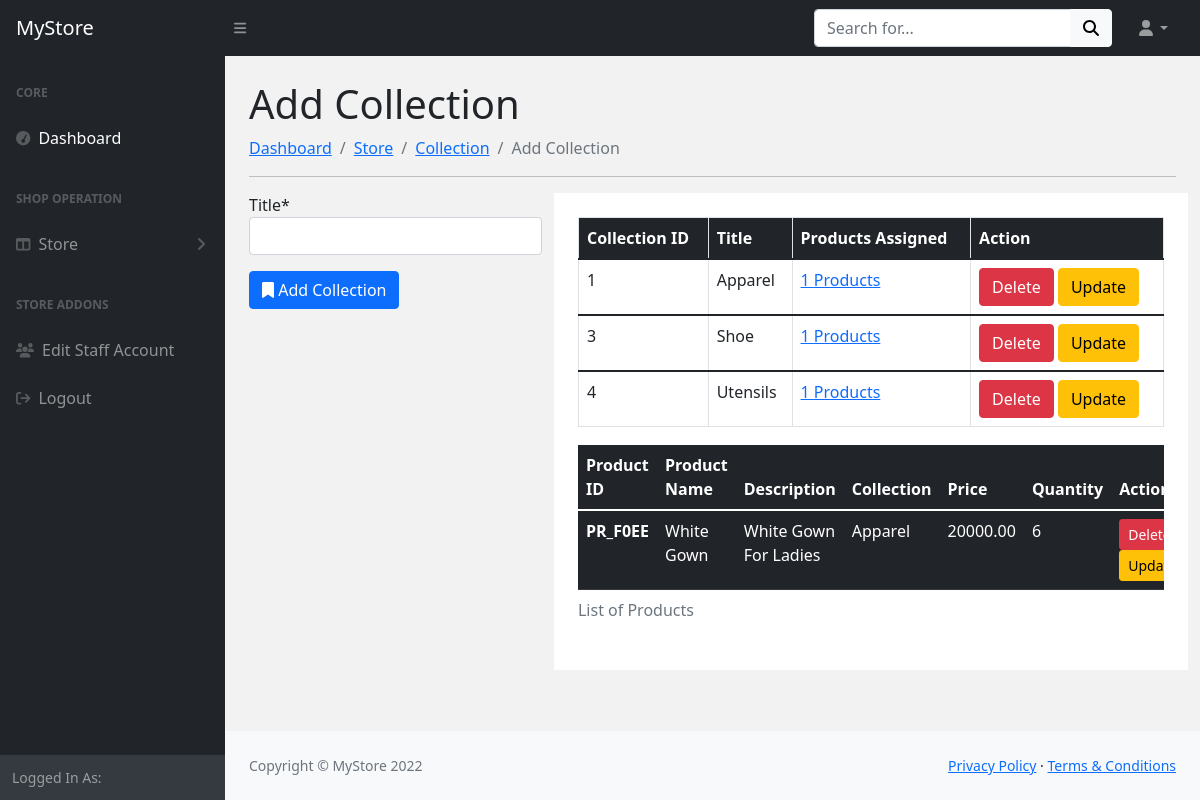
Page /collection/?collection_product=1 on the committed database.
### store/models.py (models this page shows, shortened)
class Collection(models.Model):
	title = models.CharField(max_length=255)

class Product(models.Model):
	product_id = models.CharField(max_length=255,primary_key=True)
	name = models.CharField(max_length=255,verbose_name='Product Name')
	description = models.TextField(verbose_name="Product Description")
	price = models.DecimalField(max_digits=8,decimal_places=2,validators=[MinValueValidator(1)])
	slug= models.SlugField()
	collection = models.ForeignKey(Collection, on_delete=models.CASCADE,related_name='products')
	quantity = models.PositiveSmallIntegerField(validators=[MinValueValidator(1)])
	at_created = models.DateTimeField(auto_now=True)
	at_updated = models.DateTimeField(auto_now_add=True)
	image= models.ImageField(upload_to='store/image',null=True,blank=True)
	user = models.ForeignKey(settings.AUTH_USER_MODEL, on_delete=models.PROTECT,null=True)

### store/views.py (the view, shortened to what this page needs)
# urls.py: path('collection/',views.add_collection,name='collection'),
def add_collection(request):
	products=None
	collections= models.Collection.objects.all().annotate(product_assigned_to_collection=Count(F('products'))).distinct()
	form = forms.CollectionForm()
	collection_product = request.GET.get('collection_product')
	if request.method == 'GET' and collection_product != None :
		collection = request.GET.get('collection_product') if request.GET.get('collection_product') != None else ' '
		products = models.Product.objects.filter(collection__id=collection)
	context={
				'form':form,
				'collections':collections,
				'products':products,
				'collection_product':collection_product
	}
	return render(request,'store/collection.html',context)

### store/forms.py
class CollectionForm(forms.ModelForm):
	class Meta:
		model  = models.Collection
		fields = ['title']

### store/templates/store/collection.html (shortened to what this page needs)
{% extends 'Dashboard/base.html' %}
{% load crispy_forms_tags %}
{% block content %}
<h1 class="mt-4">Add Collection</h1>
<nav aria-label="Page breadcrumb">
    <ol class="breadcrumb">
        <li class="breadcrumb-item"><a href="{% url 'store:dashboard' %}">Dashboard</a></li>
        <li class="breadcrumb-item"><a href="#store">Store</a></li>
        <li class="breadcrumb-item"><a href="#collection">Collection</a></li>
        <li class="breadcrumb-item active" aria-current="page">Add Collection</li>
    </ol>
</nav>
<hr>
<div class="row">
<div class="col-md-4">
	<form action="" method="post">
	{{form|crispy}}
	{% if verify != 'update' %}
	<button type="submit" class="btn btn-primary btn-block mt-3"><i class="fa fa-bookmark" aria-hidden="true"></i> Add Collection</button>
	{% else %}
		<button type="submit" class="btn btn-primary btn-block mt-3"><i class="fa fa-bookmark" aria-hidden="true"></i> Update Collection</button>
	{% endif %}
</div>
<div class="col-md-8 bg-white p-4">
    <table class="table table-hover table-bordered">
        <thead class="thead bg-dark text-white">
            <th>Collection ID</th>
            <th>Title</th>
            <th>Products Assigned</th>
            <th>Action</th>
        </thead>
		{% for collection in collections %}
		<tbody>
			<tr>
			<td>{{collection.pk}}</td>
			<td>{{collection.title}}</td>
			<td><a href="{% url 'store:collection' %}?collection_product={{collection.pk}}" >{{collection.product_assigned_to_collection}} Products</a></td>
			<td>
				<a href="{% url 'store:delete_collection' collection.id %}" class="btn btn-danger">Delete</a>
				<a href="{% url 'store:update_collection' collection.id %}" class="btn btn-warning">Update</a>
			</td>
			</tr>
		</tbody>
		{% endfor %}
    </table>
	{% if collection_product %}
	    <div class="table-responsive">
			<table class="table table-dark table-hover">
			  <caption>List of Products</caption>
			  <thead class="thead-dark">
			    <tr>
			      <th scope="col">Product ID</th>
			      <th scope="col">Product Name</th>
			      <th scope="col">Description</th>
			      <th scope="col">Collection</th>
			      <th scope="col">Price</th>
			      <th scope="col">Quantity</th>
			      <th scope="col">Action</th>
			    </tr>
			  </thead>
			  <tbody>
			  	{% for product in products %}
			    <tr>
			      <th scope="row">{{product.product_id}}</th>
			      <td>{{product.name}}</td>
			      <td>{{product.description}}</td>
			      <td>{{product.collection.title}}</td>
			      <td>{{product.price}}</td>
			      <td>
			      	{% if product.quantity != 0 %}
			      		{{product.quantity}}
			      	{% else %}
			      		<span class="badge badge-danger">Sold Out</span>
			      	{% endif %}
			  	 </td>
			  	 <td>
					<a href="{% url 'store:delete_product' product.slug %}" class="btn btn-danger btn-sm">Delete</a>
					<a href="{% url 'store:update_product' product.slug %}" class="btn btn-warning btn-sm">Update</a>
				</td>
			    </tr>
			    {% endfor %}
			  </tbody>
			</table>
		</div>
	{% endif %}
</div>
</div>
{% endblock content %}

### rows in the picture
Collection: pk "1", title "Apparel", product_assigned_to_collection "1"
Collection: pk "3", title "Shoe", product_assigned_to_collection "1"
Collection: pk "4", title "Utensils", product_assigned_to_collection "1"
Product: product_id "PR_F0EE", name "White Gown", description "White Gown For Ladies", collection "Apparel", price "20000.00", quantity "6"
